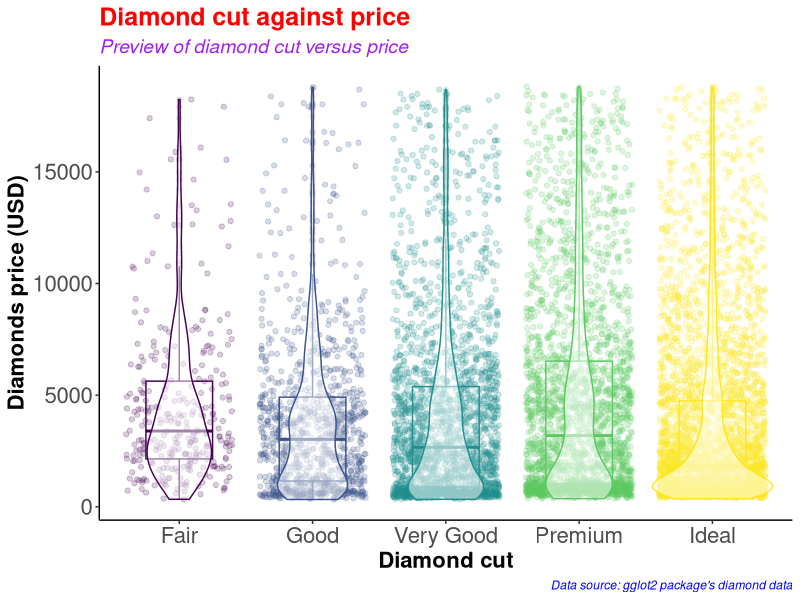
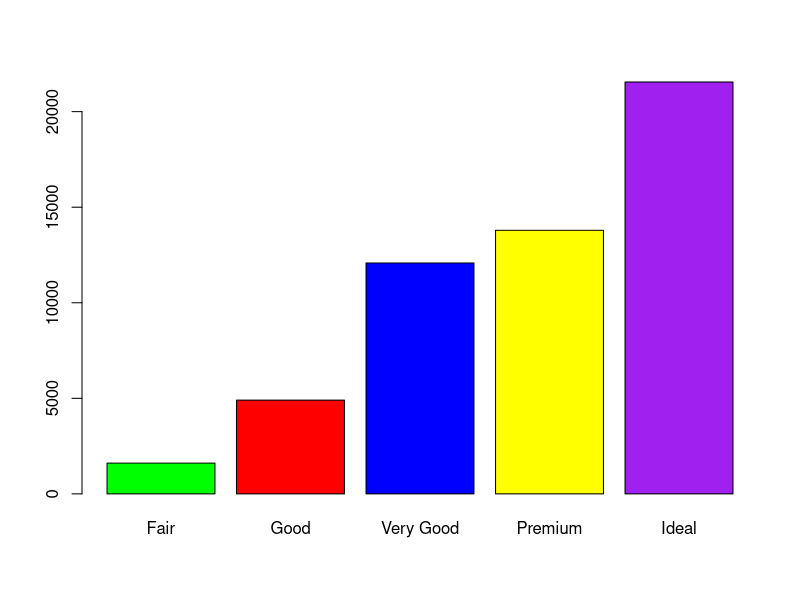
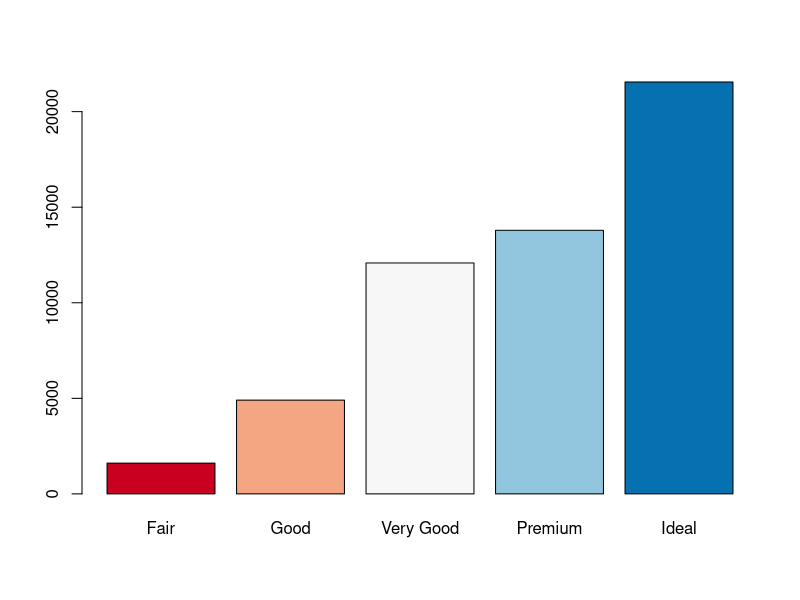
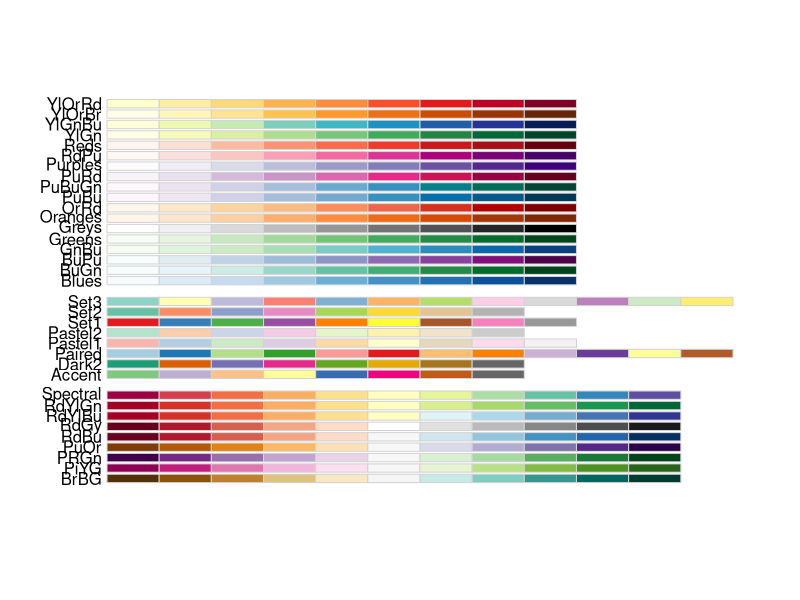
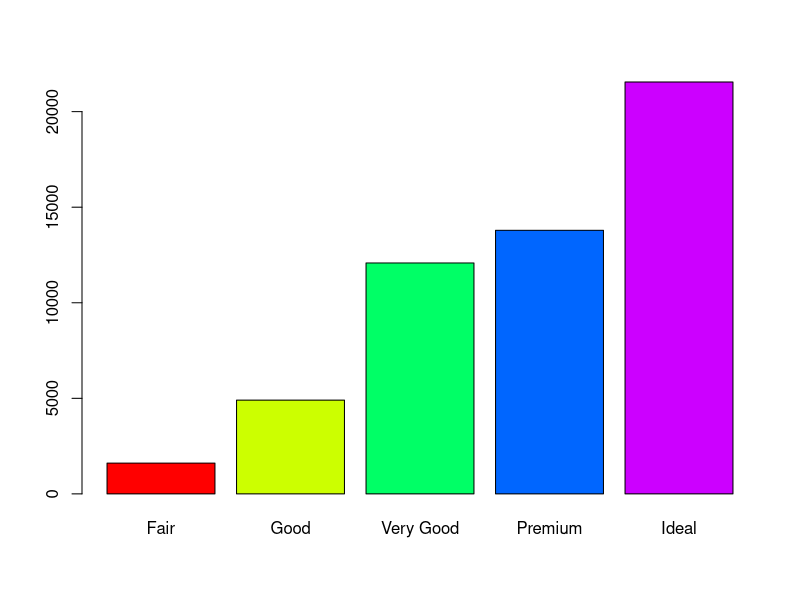
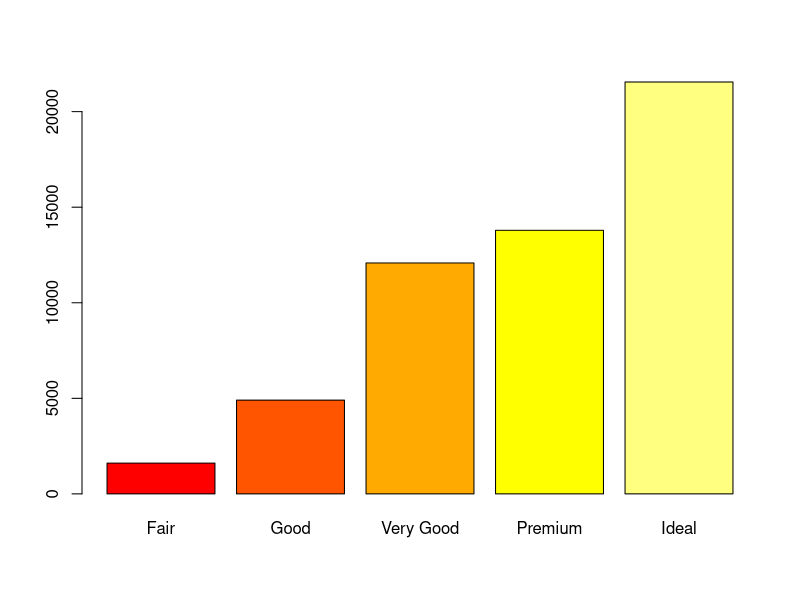
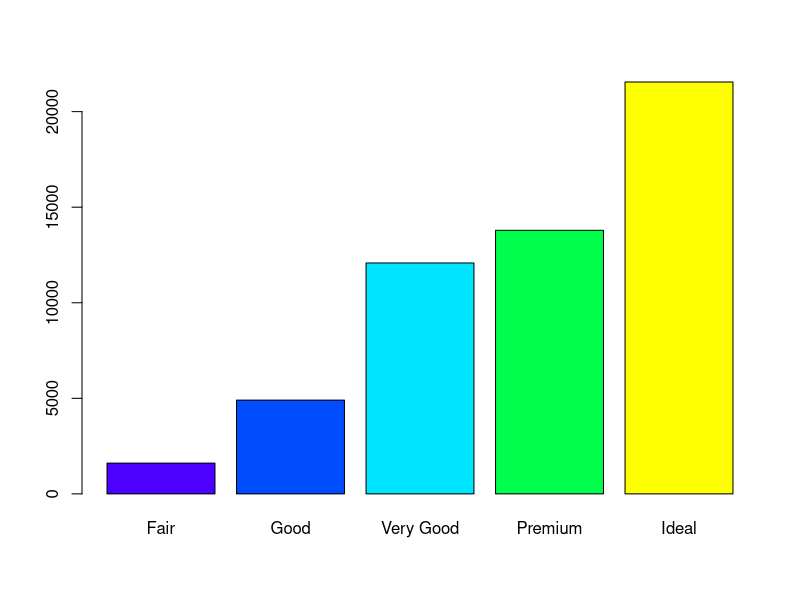
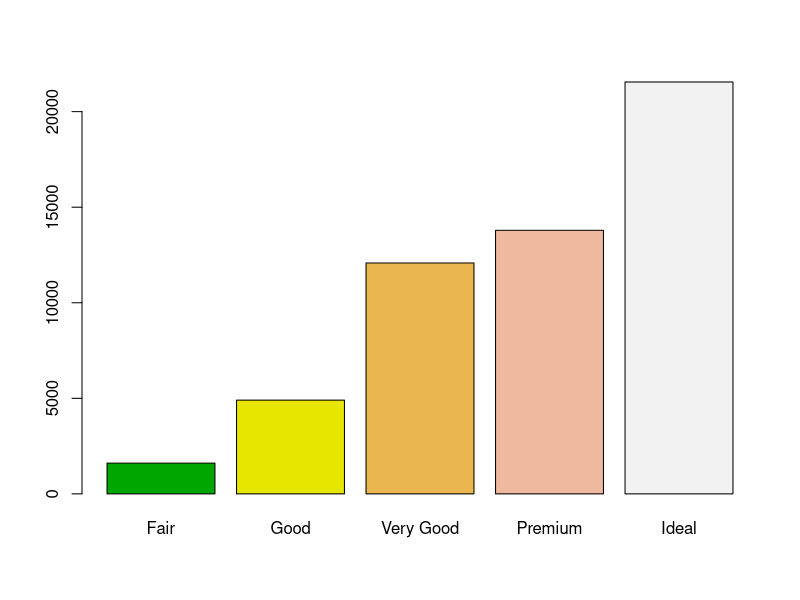

The R source for these figures, in order:
#########################################
# Name: Wyclife Agumba Oluoch           #   
# E-mail: wyclifeoluoch@gmail.com       #
# GitHub: https://github.com/Wycology   #
# Task: Boxplot and violin plots in one #
# Date: 4th Jan 2021                    #
# Last edited: 22nd July 2021           #
#########################################

# Loading the necessary libraries for the project

base::library(tidyverse) # This is for data wrangling and plotting.
base::library(RColorBrewer) # This is for generating color pallets for the plots.

diamonds_df <- diamonds # Saving the diamonds data-set to a new object in R.

utils::head(diamonds) # Checking the variables in the data-set for subsequent analyses
base::nrow(diamonds) # Checking for the number of rows in the data. 53940 observations
base::ncol(diamonds) # Checking the number of variables in the data-set. 10 variables

diamonds_df %>% # Picking the diamonds data, and then
  dplyr::slice_sample(n = 0.2*(nrow(diamonds))) %>% # Picking a portion of the data-set
  ggplot2::ggplot(ggplot2::aes(x = cut, y = price, color = cut)) + # Adding the mapping variables
  ggplot2::geom_point(position = "jitter", alpha = 0.2) + # Adding jitter and alpha
  geom_boxplot(alpha = 0.1, width = 0.5) + # Modifying dimensions of the boxplot 
  geom_violin(alpha = 0.5) + # Adding violin plot on top of the box and jitter
  theme_classic() + # Adding my preferred theme for publication.
  theme(legend.position = "none") + # Removing the legend; it is on the x-axis
  labs(x = "Diamond cut", # Labels the x-axis.
       y = "Diamonds price (USD)", # Labeling the y-axis
       title = "Diamond cut against price", # Setting tibble of the plot
       subtitle = "Preview of diamond cut versus price", # Descriptive title beneath TITLE
       caption = "Data source: gglot2 package's diamond data") +
  theme(axis.text = element_text(size=16), # Size of labels on tick-marks
        axis.title = element_text(size=16,face="bold")) + # Size of axis labels
  theme(plot.title = element_text(color = 'red', size = 18, face = 'bold'),
        plot.subtitle = element_text(color = 'purple', size = 14, face = 'italic'),
        plot.caption = element_text(color = 'blue', face = 'italic'))

diamonds %>% # Picking the diamonds data, and then
  filter(cut == 'Very Good') %>% # Picking the very good cut 
  nrow() # counting the number of rows with very good cut

diamonds %>% 
  select(cut) %>% 
  table() %>% 
  barplot(col = c('green', 'red', 'blue', 'yellow', 'purple'))

# Instead of specifying the colors, we can simply use the color brewer panel 

diamonds %>% 
  select(cut) %>% 
  table() %>% 
  barplot(col = brewer.pal(n = 5, name = "RdBu"))
# To display more brewer colors options to use, run the following function:

display.brewer.all()

# Can also use rainbow colors

diamonds %>% 
  select(cut) %>% 
  table() %>% 
  barplot(col = rainbow(5))

# Can also use heat.colors
diamonds %>% 
  select(cut) %>% 
  table() %>% 
  barplot(col = heat.colors(5))

# Can also use topographic colors

diamonds %>% 
  select(cut) %>% 
  table() %>% 
  barplot(col = topo.colors(5))

# Can also use terrain colors for the plot
diamonds %>% 
  select(cut) %>% 
  table() %>% 
  barplot(col = terrain.colors(5))

# Can also use cm.colors
diamonds %>% 
  select(cut) %>% 
  table() %>% 
  barplot(col = cm.colors(5)) 

# That is awesome. Good for the day.
